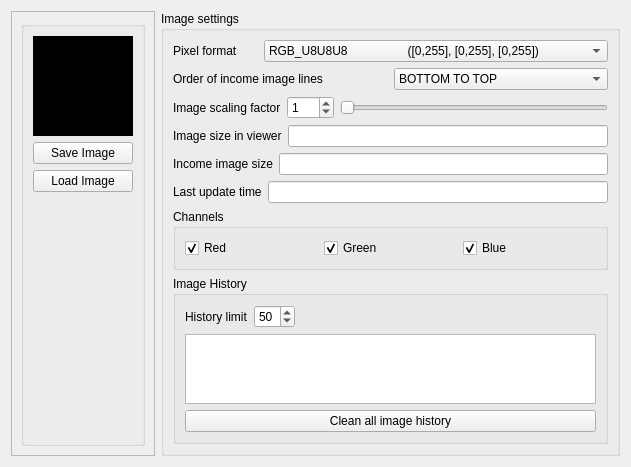
<?xml version="1.0" encoding="UTF-8"?>
<ui version="4.0">
 <class>plotter_image</class>
 <widget class="QWidget" name="plotter_image">
  <property name="geometry">
   <rect>
    <x>0</x>
    <y>0</y>
    <width>631</width>
    <height>415</height>
   </rect>
  </property>
  <property name="windowTitle">
   <string>Form</string>
  </property>
  <layout class="QHBoxLayout" name="horizontalLayout_3">
   <item>
    <widget class="QFrame" name="frmWithImage">
     <property name="frameShape">
      <enum>QFrame::StyledPanel</enum>
     </property>
     <property name="frameShadow">
      <enum>QFrame::Raised</enum>
     </property>
     <layout class="QVBoxLayout" name="verticalLayout">
      <item>
       <widget class="QGroupBox" name="groupBox_2">
        <property name="title">
         <string/>
        </property>
        <layout class="QVBoxLayout" name="verticalLayout_3">
         <item>
          <widget class="QLabel" name="lblViewImage">
           <property name="sizePolicy">
            <sizepolicy hsizetype="Fixed" vsizetype="Fixed">
             <horstretch>0</horstretch>
             <verstretch>0</verstretch>
            </sizepolicy>
           </property>
           <property name="minimumSize">
            <size>
             <width>100</width>
             <height>100</height>
            </size>
           </property>
           <property name="styleSheet">
            <string notr="true">background-color: rgb(0, 0, 0);</string>
           </property>
           <property name="text">
            <string/>
           </property>
          </widget>
         </item>
         <item>
          <widget class="QPushButton" name="btnSaveImage">
           <property name="text">
            <string>Save Image</string>
           </property>
          </widget>
         </item>
         <item>
          <widget class="QPushButton" name="btnLoadImage">
           <property name="text">
            <string>Load Image</string>
           </property>
          </widget>
         </item>
         <item>
          <spacer name="verticalSpacer_2">
           <property name="orientation">
            <enum>Qt::Vertical</enum>
           </property>
           <property name="sizeHint" stdset="0">
            <size>
             <width>20</width>
             <height>190</height>
            </size>
           </property>
          </spacer>
         </item>
        </layout>
       </widget>
      </item>
     </layout>
    </widget>
   </item>
   <item>
    <widget class="QGroupBox" name="groupBox">
     <property name="title">
      <string>Image settings</string>
     </property>
     <layout class="QVBoxLayout" name="verticalLayout_2">
      <item>
       <layout class="QHBoxLayout" name="horizontalLayout">
        <item>
         <widget class="QLabel" name="lblFormat">
          <property name="text">
           <string>Pixel format</string>
          </property>
         </widget>
        </item>
        <item>
         <widget class="QComboBox" name="cbxFormat">
          <item>
           <property name="text">
            <string>RGB_U8U8U8                  ([0,255], [0,255], [0,255])</string>
           </property>
          </item>
          <item>
           <property name="text">
            <string>RGB_U8U8U8U8             ([0,255], [0,255],[0,255], 255)</string>
           </property>
          </item>
          <item>
           <property name="text">
            <string>RGB_F32F32F32              ([0.0f, 1.0f], [0.0f, 1.0f], [0.0f, 1.0f])</string>
           </property>
          </item>
          <item>
           <property name="text">
            <string>GRAY_U8                         ([0,255])</string>
           </property>
          </item>
          <item>
           <property name="text">
            <string>GRAY_F32                        ([0.0f, 1.0f])</string>
           </property>
          </item>
          <item>
           <property name="text">
            <string>GRAY_F32_UNNORM     ([0.0f, 255.0f])</string>
           </property>
          </item>
          <item>
           <property name="text">
            <string>GRAY_F64                        ([0.0, 1.0])</string>
           </property>
          </item>
          <item>
           <property name="text">
            <string>GRAY_F64_UNNORM     ([0.0, 255.0])</string>
           </property>
          </item>
         </widget>
        </item>
       </layout>
      </item>
      <item>
       <layout class="QHBoxLayout" name="horizontalLayout_2">
        <item>
         <widget class="QLabel" name="lblIncomeOrder">
          <property name="text">
           <string>Order of income image lines</string>
          </property>
         </widget>
        </item>
        <item>
         <widget class="QComboBox" name="cbxIncomeOrder">
          <item>
           <property name="text">
            <string>BOTTOM TO TOP</string>
           </property>
          </item>
          <item>
           <property name="text">
            <string>TOP TO BOTTOM</string>
           </property>
          </item>
         </widget>
        </item>
       </layout>
      </item>
      <item>
       <layout class="QHBoxLayout" name="horizontalLayout_5">
        <item>
         <widget class="QLabel" name="lblImageScale">
          <property name="text">
           <string>Image scaling factor</string>
          </property>
         </widget>
        </item>
        <item>
         <widget class="QDoubleSpinBox" name="spbImageScale">
          <property name="sizePolicy">
           <sizepolicy hsizetype="Minimum" vsizetype="Fixed">
            <horstretch>0</horstretch>
            <verstretch>0</verstretch>
           </sizepolicy>
          </property>
          <property name="decimals">
           <number>0</number>
          </property>
          <property name="singleStep">
           <double>1.000000000000000</double>
          </property>
          <property name="value">
           <double>1.000000000000000</double>
          </property>
         </widget>
        </item>
        <item>
         <widget class="QSlider" name="sliderScale">
          <property name="minimum">
           <number>1</number>
          </property>
          <property name="maximum">
           <number>60</number>
          </property>
          <property name="value">
           <number>1</number>
          </property>
          <property name="orientation">
           <enum>Qt::Horizontal</enum>
          </property>
          <property name="tickInterval">
           <number>1</number>
          </property>
         </widget>
        </item>
       </layout>
      </item>
      <item>
       <layout class="QHBoxLayout" name="horizontalLayout_4">
        <item>
         <widget class="QLabel" name="lblImageSize">
          <property name="text">
           <string>Image size in viewer</string>
          </property>
         </widget>
        </item>
        <item>
         <widget class="QLineEdit" name="edtImageSizeInViewer">
          <property name="readOnly">
           <bool>true</bool>
          </property>
         </widget>
        </item>
       </layout>
      </item>
      <item>
       <layout class="QHBoxLayout" name="horizontalLayout_7">
        <item>
         <widget class="QLabel" name="lblIncomeImageSize">
          <property name="text">
           <string>Income image size</string>
          </property>
         </widget>
        </item>
        <item>
         <widget class="QLineEdit" name="edtIncomeImageSize">
          <property name="readOnly">
           <bool>true</bool>
          </property>
         </widget>
        </item>
       </layout>
      </item>
      <item>
       <layout class="QHBoxLayout" name="horizontalLayout_6">
        <item>
         <widget class="QLabel" name="lblUpdateTime">
          <property name="text">
           <string>Last update time</string>
          </property>
         </widget>
        </item>
        <item>
         <widget class="QLineEdit" name="edtLastUpdateTime">
          <property name="readOnly">
           <bool>true</bool>
          </property>
         </widget>
        </item>
       </layout>
      </item>
      <item>
       <widget class="QGroupBox" name="gbxChannels">
        <property name="minimumSize">
         <size>
          <width>0</width>
          <height>0</height>
         </size>
        </property>
        <property name="title">
         <string>Channels</string>
        </property>
        <layout class="QHBoxLayout" name="horizontalLayout_8">
         <item>
          <widget class="QCheckBox" name="cbxRed">
           <property name="styleSheet">
            <string notr="true"/>
           </property>
           <property name="text">
            <string>Red</string>
           </property>
           <property name="checked">
            <bool>true</bool>
           </property>
          </widget>
         </item>
         <item>
          <widget class="QCheckBox" name="cbxGreen">
           <property name="text">
            <string>Green</string>
           </property>
           <property name="checked">
            <bool>true</bool>
           </property>
          </widget>
         </item>
         <item>
          <widget class="QCheckBox" name="cbxBlue">
           <property name="text">
            <string>Blue</string>
           </property>
           <property name="checked">
            <bool>true</bool>
           </property>
          </widget>
         </item>
        </layout>
       </widget>
      </item>
      <item>
       <widget class="QGroupBox" name="gbxImageHistory">
        <property name="minimumSize">
         <size>
          <width>0</width>
          <height>0</height>
         </size>
        </property>
        <property name="title">
         <string>Image History</string>
        </property>
        <layout class="QVBoxLayout" name="verticalLayout_4">
         <item>
          <layout class="QHBoxLayout" name="horizontalLayout_9">
           <item>
            <widget class="QLabel" name="lblHistoryLimit">
             <property name="text">
              <string>History limit</string>
             </property>
            </widget>
           </item>
           <item>
            <widget class="QSpinBox" name="spbHistoryLimit">
             <property name="value">
              <number>50</number>
             </property>
            </widget>
           </item>
           <item>
            <spacer name="horizontalSpacer">
             <property name="orientation">
              <enum>Qt::Horizontal</enum>
             </property>
             <property name="sizeHint" stdset="0">
              <size>
               <width>40</width>
               <height>20</height>
              </size>
             </property>
            </spacer>
           </item>
          </layout>
         </item>
         <item>
          <widget class="QListWidget" name="lstWidgetItems">
           <property name="sizePolicy">
            <sizepolicy hsizetype="Expanding" vsizetype="Maximum">
             <horstretch>0</horstretch>
             <verstretch>0</verstretch>
            </sizepolicy>
           </property>
           <property name="toolTip">
            <string>Select items which you want to delete and then press del button</string>
           </property>
           <property name="selectionMode">
            <enum>QAbstractItemView::ExtendedSelection</enum>
           </property>
           <property name="iconSize">
            <size>
             <width>200</width>
             <height>200</height>
            </size>
           </property>
           <property name="resizeMode">
            <enum>QListView::Adjust</enum>
           </property>
           <property name="viewMode">
            <enum>QListView::IconMode</enum>
           </property>
          </widget>
         </item>
         <item>
          <widget class="QPushButton" name="btnCleanAllHistory">
           <property name="text">
            <string>Clean all image history</string>
           </property>
          </widget>
         </item>
        </layout>
       </widget>
      </item>
      <item>
       <spacer name="verticalSpacer">
        <property name="orientation">
         <enum>Qt::Vertical</enum>
        </property>
        <property name="sizeHint" stdset="0">
         <size>
          <width>20</width>
          <height>40</height>
         </size>
        </property>
       </spacer>
      </item>
     </layout>
    </widget>
   </item>
  </layout>
 </widget>
 <resources/>
 <connections/>
</ui>
